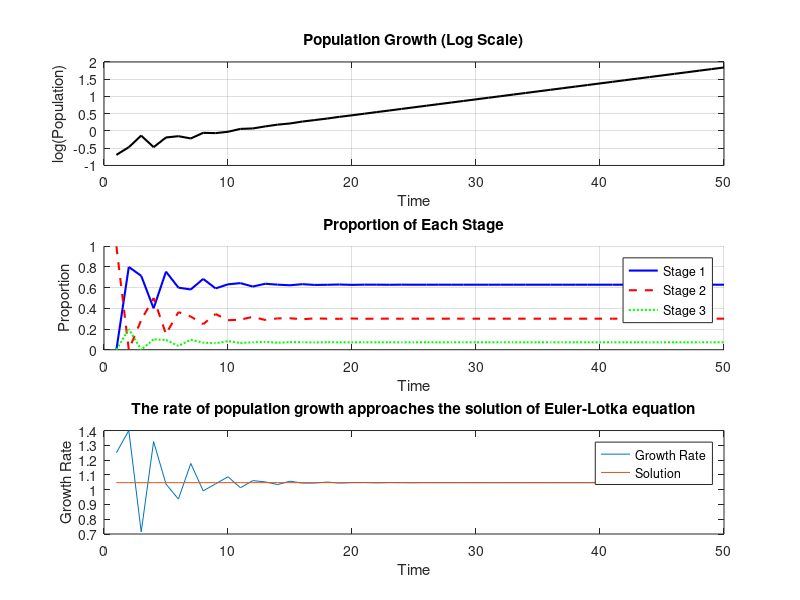

Here is the MATLAB script that generated this plot:
% Ex 2.6
L=[0 1 5; .5 0 0; 0 .25 0];
n0=[1;0;0];
t=1:50;
N=zeros(1, 50);
w=zeros(3, 50);

ni=n0;
for i=t
    ni=L*ni;
    N(i)=sum(ni);
    w(:, i)=ni/N(i);
end

subplot(3,1,1)
plot(t, log(N), 'k-', 'LineWidth', 1.5)
xlabel('Time');
ylabel('log(Population)');
title('Population Growth (Log Scale)');
grid on;

subplot(3,1,2)
hold on;
plot(t, w(1,:), 'b-', 'LineWidth', 1.5);
plot(t, w(2,:), 'r--', 'LineWidth', 1.5);
plot(t, w(3,:), 'g:', 'LineWidth', 1.5);
grid on;
hold off;
xlabel('Time');
ylabel('Proportion');
title('Proportion of Each Stage');
legend('Stage 1', 'Stage 2', 'Stage 3', 'Location', 'best');

% Ex 2.7
fun=@(x) 0.5*x^(-2)+0.625*x^(-3)-1;
x0=1;
sol=fzero(fun, x0);
lam=zeros(1, 49);
for i=1:49
    lam(i)=N(i+1)/N(i);
end

subplot(3,1,3)
plot(1:49, lam, 1:49, sol*ones(1,49))
xlabel('Time')
ylabel('Growth Rate')
title('The rate of population growth approaches the solution of Euler-Lotka equation')
legend('Growth Rate', 'Solution', 'Location', 'best')